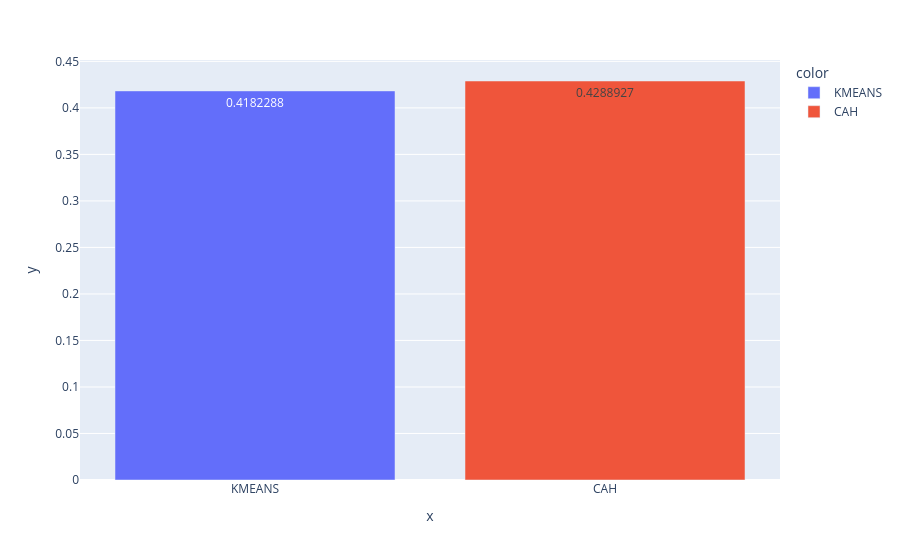

Notebook cell for this chart:
### Code cell
# Diagrammes en barre des silhouettes
Model_Names = ['KMEANS', 'CAH']
sil = [sil_kmeans, sil_cah]
fig = px.bar(x= Model_Names, y = sil, color = Model_Names, text_auto = True)
fig.show()

### Figure 1 — Plotly figure (JSON) as saved in the notebook; plotly's stock layout.template omitted (floating-point values rounded to 4 significant figures)
{"data": [{"hovertemplate": "color=KMEANS<br>x=%{x}<br>y=%{y}<extra></extra>", "legendgroup": "KMEANS", "marker": {"color": "#636efa", "pattern": {"shape": ""}}, "name": "KMEANS", "orientation": "v", "showlegend": true, "textposition": "auto", "texttemplate": "%{y}", "type": "bar", "x": ["KMEANS"], "xaxis": "x", "y": [0.4182], "yaxis": "y"}, {"hovertemplate": "color=CAH<br>x=%{x}<br>y=%{y}<extra></extra>", "legendgroup": "CAH", "marker": {"color": "#EF553B", "pattern": {"shape": ""}}, "name": "CAH", "orientation": "v", "showlegend": true, "textposition": "auto", "texttemplate": "%{y}", "type": "bar", "x": ["CAH"], "xaxis": "x", "y": [0.4289], "yaxis": "y"}], "layout": {"barmode": "relative", "legend": {"title": {"text": "color"}, "tracegroupgap": 0}, "margin": {"t": 60}, "xaxis": {"anchor": "y", "domain": [0, 1], "title": {"text": "x"}}, "yaxis": {"anchor": "x", "domain": [0, 1], "title": {"text": "y"}}}}
